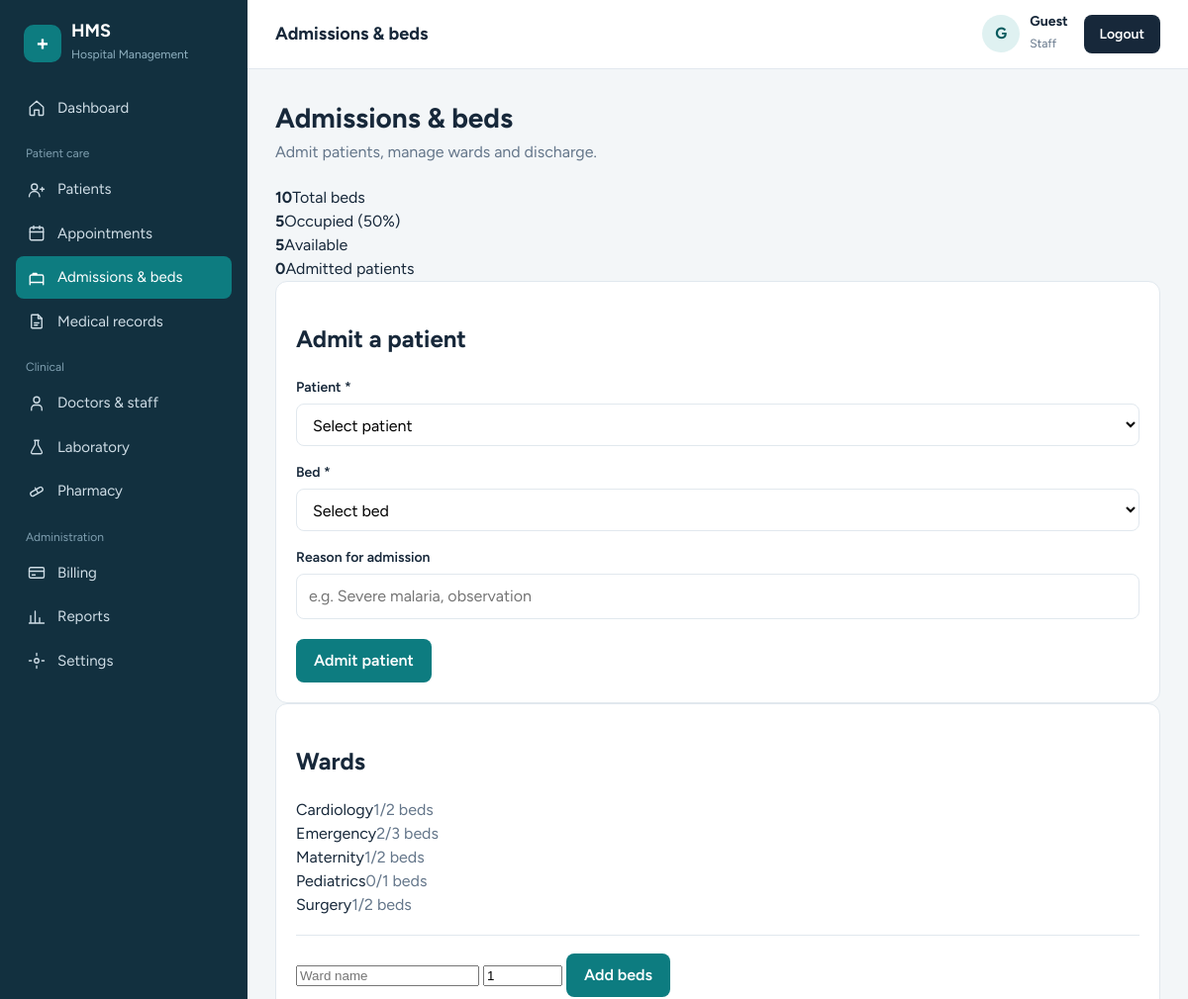
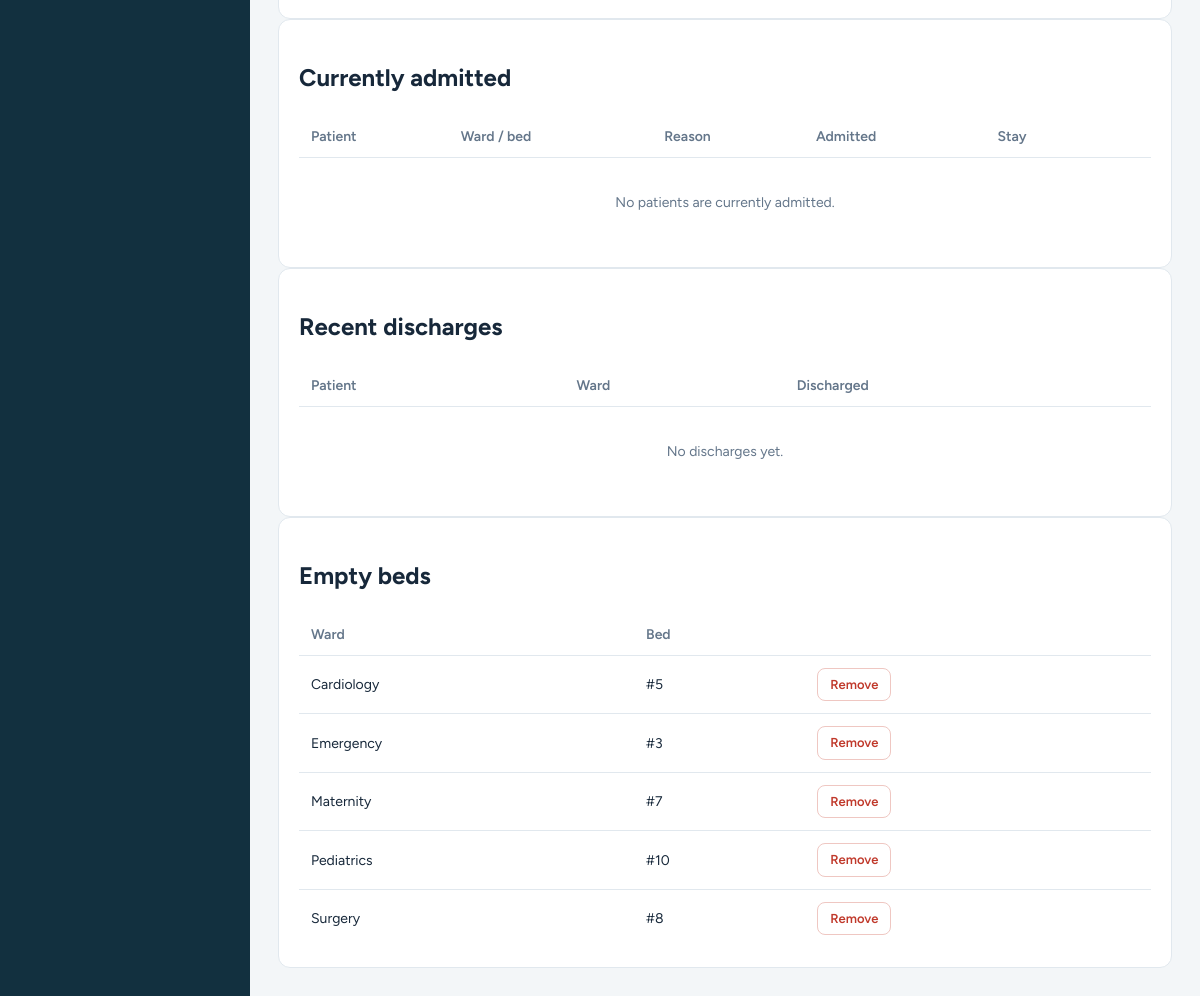
/admissions.php, run on the app's committed database (2 pictures, top to bottom).
### tables this page shows
CREATE TABLE IF NOT EXISTS beds (
    id INT AUTO_INCREMENT PRIMARY KEY,
    ward VARCHAR(60) NOT NULL,
    status VARCHAR(20) DEFAULT 'available'   
);

### partials/helpers.php (called while the page is built, shortened)
<?php
function e($v) {
    return htmlspecialchars((string)$v, ENT_QUOTES, 'UTF-8');
}
function db_rows($conn, $sql) {
    try {
        $res = @$conn->query($sql);
        if ($res instanceof mysqli_result) {
            return $res->fetch_all(MYSQLI_ASSOC);
        }
    } catch (Throwable $t) {}
    return [];
}
function db_value($conn, $sql, $default = 0) {
    $rows = db_rows($conn, $sql);
    if ($rows) {
        $v = array_values($rows[0])[0];
        return $v === null ? $default : $v;
    }
    return $default;
}

### admissions.php (the view, shortened to what this page needs)
<?php
require_once __DIR__ . '/connect.php';
require_once __DIR__ . '/partials/helpers.php';
$totalBeds    = (int)db_value($conn, "SELECT COUNT(*) FROM beds");
$occupiedBeds = (int)db_value($conn, "SELECT COUNT(*) FROM beds WHERE status = 'occupied'");
$availBeds    = $totalBeds - $occupiedBeds;
$percent      = $totalBeds > 0 ? round($occupiedBeds / $totalBeds * 100) : 0;
$wards = db_rows($conn, "SELECT ward, SUM(status = 'occupied') AS occ, COUNT(*) AS total FROM beds GROUP BY ward ORDER BY ward");
$freeBeds = db_rows($conn, "SELECT id, ward FROM beds WHERE status = 'available' ORDER BY ward, id");
$freePatients = db_rows($conn,
    "SELECT id, name, patient_code FROM patients
     WHERE id NOT IN (SELECT patient_id FROM admissions WHERE status = 'Admitted')
     ORDER BY name");
$current = db_rows($conn,
    "SELECT a.id, a.reason, a.admitted_at, DATEDIFF(NOW(), a.admitted_at) AS days,
            COALESCE(p.name, '(deleted patient)') AS pname, p.patient_code, b.ward, b.id AS bed_id
     FROM admissions a
     LEFT JOIN patients p ON p.id = a.patient_id
     LEFT JOIN beds b ON b.id = a.bed_id
     WHERE a.status = 'Admitted'
     ORDER BY a.admitted_at DESC");
$history = db_rows($conn,
    "SELECT a.reason, a.admitted_at, a.discharged_at,
            COALESCE(p.name, '(deleted patient)') AS pname, b.ward
     FROM admissions a
     LEFT JOIN patients p ON p.id = a.patient_id
     LEFT JOIN beds b ON b.id = a.bed_id
     WHERE a.status = 'Discharged'
     ORDER BY a.discharged_at DESC LIMIT 8");
$emptyBeds = db_rows($conn, "SELECT id, ward FROM beds WHERE status = 'available' ORDER BY ward, id");
include __DIR__ . '/partials/header.php';
?>
<div class="page-head">
    <div>
        <h1>Admissions &amp; beds</h1>
        <p>Admit patients, manage wards and discharge.</p>
    </div>
</div>
<div class="cards">
    <div class="card-stat"><b><?php echo $totalBeds; ?></b><span>Total beds</span></div>
    <div class="card-stat <?php echo $percent >= 85 ? 'bad' : ''; ?>"><b><?php echo $occupiedBeds; ?></b><span>Occupied (<?php echo $percent; ?>%)</span></div>
    <div class="card-stat"><b><?php echo $availBeds; ?></b><span>Available</span></div>
    <div class="card-stat"><b><?php echo count($current); ?></b><span>Admitted patients</span></div>
</div>
<div class="stack">
<div class="two">
    <div class="panel" id="admit">
        <h2>Admit a patient</h2>
        <?php if (empty($freePatients) || empty($freeBeds)): ?>
            <p style="color:var(--muted)">
                <?php echo empty($freePatients) ? 'No patients are available to admit. <a href="add_patient.php" style="color:var(--brand);font-weight:600">Register one</a>.' : 'There are no free beds. Add beds in the panel on the right.'; ?>
            </p>
        <?php else: ?>
        <form method="post">
            <div class="form-grid" style="grid-template-columns:1fr">
                <div class="field">
                    <label for="patient_id">Patient *</label>
                    <select id="patient_id" name="patient_id" required>
                        <option value="">Select patient</option>
                    </select>
                </div>
                <div class="field">
                    <label for="bed_id">Bed *</label>
                    <select id="bed_id" name="bed_id" required>
                        <option value="">Select bed</option>
                    </select>
                </div>
                <div class="field">
                    <label for="reason">Reason for admission</label>
                    <input type="text" id="reason" name="reason" placeholder="e.g. Severe malaria, observation">
                </div>
            </div>
            <div class="form-actions"><button class="btn" type="submit">Admit patient</button></div>
        </form>
        <?php endif; ?>
    </div>
    <div class="panel">
        <h2>Wards</h2>
        <?php if (empty($wards)): ?>
            <p style="color:var(--muted)">No wards yet. Add some beds below.</p>
        <?php else: foreach ($wards as $w):
            $pct = $w['total'] > 0 ? round($w['occ'] / $w['total'] * 100) : 0; ?>
            <div class="bar-row">
                <div class="bar-top"><span><?php echo e($w['ward']); ?></span><span style="color:var(--muted)"><?php echo (int)$w['occ']; ?>/<?php echo (int)$w['total']; ?> beds</span></div>
            </div>
        <?php endforeach; endif; ?>
        <hr style="border:0;border-top:1px solid var(--line);margin:18px 0">
        <form method="post" class="row-form" style="flex-wrap:wrap">
            <input type="text" name="ward" placeholder="Ward name" list="wardlist" required style="flex:1;min-width:140px">
            <input type="number" name="count" min="1" max="50" value="1" required style="width:80px">
            <button class="btn btn-sm" type="submit">Add beds</button>
        </form>
    </div>
</div>
<div class="panel">
    <h2>Currently admitted</h2>
    <div class="table-wrap">
        <table>
            <thead><tr><th>Patient</th><th>Ward / bed</th><th>Reason</th><th>Admitted</th><th>Stay</th><th></th></tr></thead>
            <tbody>
            <?php if (empty($current)): ?>
                <tr><td colspan="6" class="empty">No patients are currently admitted.</td></tr>
            <?php else: foreach ($current as $a): ?>
                <tr>
                    <td><b><?php echo e($a['pname']); ?></b></td>
                    <td><?php echo e(($a['ward'] ?: '-') . ' - Bed #' . $a['bed_id']); ?></td>
                    <td><?php echo e($a['reason'] ?: '-'); ?></td>
                    <td><?php echo date('j M Y, g:i A', strtotime($a['admitted_at'])); ?></td>
                    <td><?php echo (int)$a['days']; ?> day<?php echo (int)$a['days'] === 1 ? '' : 's'; ?></td>
                    <td>
                        <form method="post" style="margin:0" onsubmit="return confirm('Discharge this patient?');">
                            <input type="hidden" name="action" value="discharge">
                            <input type="hidden" name="id" value="<?php echo (int)$a['id']; ?>">
                            <button class="btn btn-ghost btn-sm" type="submit">Discharge</button>
                        </form>
                    </td>
                </tr>
            <?php endforeach; endif; ?>
            </tbody>
        </table>
    </div>
</div>
<div class="two">
    <div class="panel">
        <h2>Recent discharges</h2>
        <div class="table-wrap">
            <table>
                <thead><tr><th>Patient</th><th>Ward</th><th>Discharged</th></tr></thead>
                <tbody>
                <?php if (empty($history)): ?>
                    <tr><td colspan="3" class="empty">No discharges yet.</td></tr>
                <?php else: foreach ($history as $h): ?>
                    <tr>
                        <td><?php echo e($h['pname']); ?></td>
                        <td><?php echo e($h['ward'] ?: '-'); ?></td>
                        <td><?php echo $h['discharged_at'] ? date('j M Y', strtotime($h['discharged_at'])) : '-'; ?></td>
                    </tr>
                <?php endforeach; endif; ?>
                </tbody>
            </table>
        </div>
    </div>
    <div class="panel">
        <h2>Empty beds</h2>
        <div class="table-wrap">
            <table>
                <thead><tr><th>Ward</th><th>Bed</th><th></th></tr></thead>
                <tbody>
                <?php if (empty($emptyBeds)): ?>
                    <tr><td colspan="3" class="empty">No empty beds.</td></tr>
                <?php else: foreach ($emptyBeds as $b): ?>
                    <tr>
                        <td><?php echo e($b['ward']); ?></td>
                        <td>#<?php echo (int)$b['id']; ?></td>
                        <td>
                            <form method="post" style="margin:0" onsubmit="return confirm('Remove this bed?');">
                                <button class="btn btn-danger" type="submit">Remove</button>
                            </form>
                        </td>
                    </tr>
                <?php endforeach; endif; ?>
                </tbody>
            </table>
        </div>
    </div>
</div>
</div>
<?php include __DIR__ . '/partials/footer.php'; ?>

### partials/header.php (style rules this page uses)
:root { --ink:#17283a; --muted:#64768a; --line:#e1e8ee; --bg:#f3f6f8; --card:#fff; --brand:#0d7c80; --brand-dark:#095b5e; --brand-soft:#dff1f1; --side:#12303f; --danger:#c0392b; --ok:#1f8a54; }
* { box-sizing:border-box; }
body { margin:0; font-family:'Figtree','Segoe UI',Arial,sans-serif; background:var(--bg); color:var(--ink); line-height:1.5; }
.page-head { display:flex; justify-content:space-between; align-items:flex-end; flex-wrap:wrap; gap:12px; margin-bottom:22px; }
.page-head h1 { margin:0; font-size:28px; }
.page-head p { margin:2px 0 0; color:var(--muted); }
.panel { background:var(--card); border:1px solid var(--line); border-radius:12px; padding:20px; }
.btn { display:inline-block; background:var(--brand); color:#fff; border:0; padding:10px 18px; border-radius:8px; font:inherit; font-weight:600; cursor:pointer; }
.btn-danger { background:#fff; color:var(--danger); border:1px solid #efc7c2; padding:6px 12px; font-size:13px; }
.table-wrap { overflow-x:auto; }
table { width:100%; border-collapse:collapse; font-size:14px; }
th { text-align:left; color:var(--muted); font-weight:600; padding:10px 12px; border-bottom:1px solid var(--line); white-space:nowrap; }
td { padding:12px; border-bottom:1px solid var(--line); white-space:nowrap; }
tr:last-child td { border-bottom:0; }
.empty { text-align:center; color:var(--muted); padding:34px 12px !important; white-space:normal; }
.form-grid { display:grid; grid-template-columns:1fr 1fr; gap:16px; }
.field { display:flex; flex-direction:column; gap:6px; }
.field label { font-size:14px; font-weight:600; }
.field input, .field select, .field textarea { padding:10px 12px; border:1px solid var(--line); border-radius:8px; font:inherit; background:#fff; }
.form-actions { display:flex; gap:10px; margin-top:20px; }

### data on the page
beds: ward "Cardiology", id "5"
beds: ward "Emergency", id "3"
beds: ward "Maternity", id "7"
beds: ward "Pediatrics", id "10"
beds: ward "Surgery", id "8"

### other printed values
$label "Dashboard Patients Appointments Admissions & beds Medical records Doctors & staff Laboratory Pharmacy Billing Reports Settings"
$pageTitle "Admissions & beds"
substr($name, 0, 1) "G"
$name "Guest"
$role "Staff"
$totalBeds "10"
$occupiedBeds "5"
$percent "50"
$availBeds "5"
count($current) "0"
$w['ward'] "Cardiology"
$w['occ'] "1"
$w['total'] "2"
$w['ward'] "Emergency"
$w['occ'] "2"
